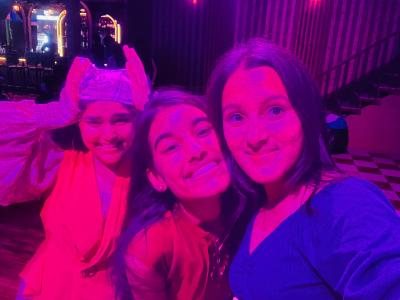
#> input picture opencv/photos/19870.jpg, 400 x 300 px
$ python gradienceANDedgedetection.py
#> lines starting #> are read from the running program, lines starting #| are printed output that depends on the picture; after the words box and inside, x2 and y2 are one past the last pixel; in counts of white or black regions, pixels touching at a corner belong together
#2 ways to compute edges

import cv2 as cv
import numpy as np

img = cv.imread('photos/19870.jpg')
#> img is the input picture: shape (300, 400, 3); mean B, G, R 119.6, 5.4, 119.4
cv.imshow('Friends', img)


# blank = np.zeros(img.shape, dtype='uint8')
# cv.imshow('Blank', blank)


gray = cv.cvtColor(img, cv.COLOR_BGR2GRAY)
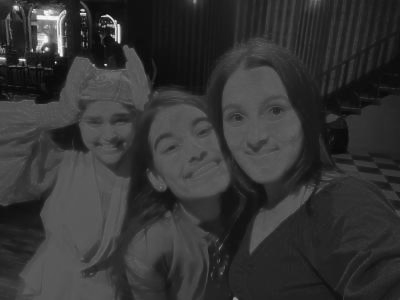
#> gray: shape (300, 400); min 5, max 252, mean 52.5
cv.imshow('Gray', gray)

#laplacian - PENCIL SHADING OF THE IMAGE - edges

lap = cv.Laplacian(gray, cv.CV_64F)
lap = np.uint8(np.absolute(lap))
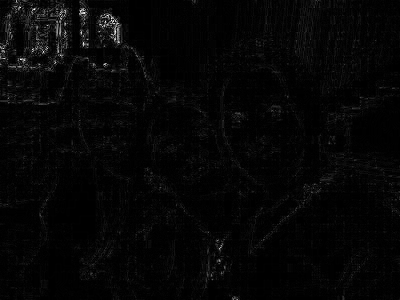
#> lap: shape (300, 400); min 0, max 254, mean 5.8
cv.imshow('Laplaciaan', lap)

#sobel - gradience in the x and the y direction
sobelx = cv.Sobel(gray, cv.CV_64F, 1, 0)
sobely = cv.Sobel(gray, cv.CV_64F, 0, 1)
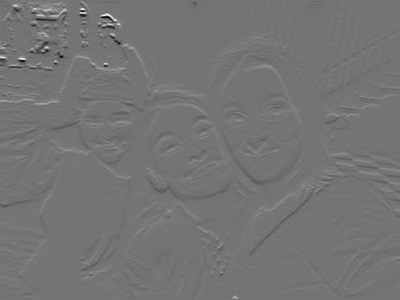
#> sobely: shape (300, 400) float64; min -670, max 794, mean 0.3; drawn with min black and max white
combined_sobel = cv.bitwise_or(sobelx,sobely)
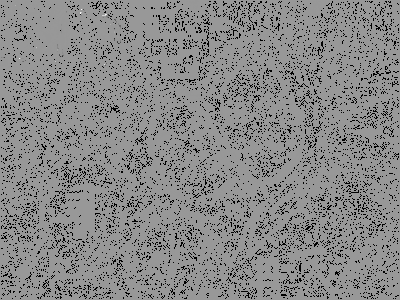
#> combined_sobel: shape (300, 400) float64; 10.62% of the values are NaN or infinite; the others: min -126848, max 85760, mean -52.62; drawn with min black, max white, NaN and infinite black

cv.imshow('Sobel X', sobelx)
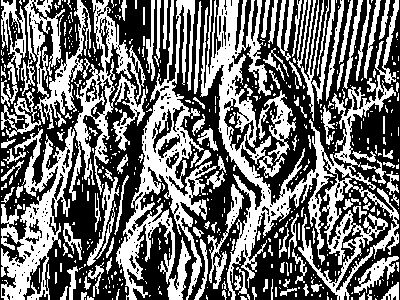
#> window 'Sobel X': shape (300, 400); 44% white; 564 white regions (435 under 20 px), largest, box (x1, y1, x2, y2) and area: (200, 0, 399, 300) 14036, (116, 0, 217, 300) 8394, (1, 127, 75, 300) 4952
cv.imshow('Sobel Y', sobely)
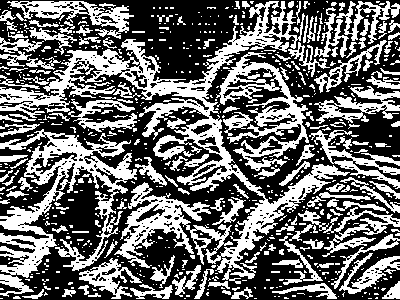
#> window 'Sobel Y': shape (300, 400); 41.8% white; 683 white regions (528 under 20 px), largest, box (x1, y1, x2, y2) and area: (0, 1, 350, 279) 15167, (0, 129, 137, 297) 6773, (216, 52, 309, 171) 3389
cv.imshow('Combined Sobel', combined_sobel)
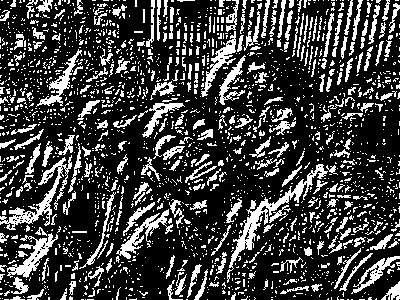
#> window 'Combined Sobel': shape (300, 400); 24.6% white in thin lines or dots


cv.waitKey(0)

$ run again, with opencv/photos/16445.jpg copied over opencv/photos/19870.jpg
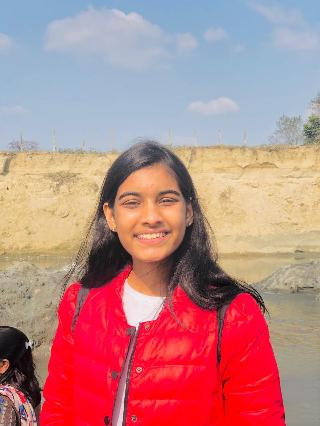
#> input picture opencv/photos/16445.jpg, 320 x 426 px
#> img is the input picture: shape (426, 320, 3); mean B, G, R 134.9, 133.6, 185.9
#> `cv.imshow('Sobel X', sobelx)`:
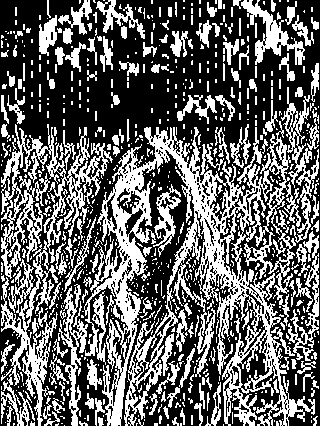
#> window 'Sobel X': shape (426, 320); 39.1% white; 781 white regions (587 under 20 px), largest, box (x1, y1, x2, y2) and area: (84, 121, 315, 426) 21974, (1, 124, 113, 279) 5269, (1, 259, 58, 426) 3073
#> `cv.imshow('Combined Sobel', combined_sobel)`:
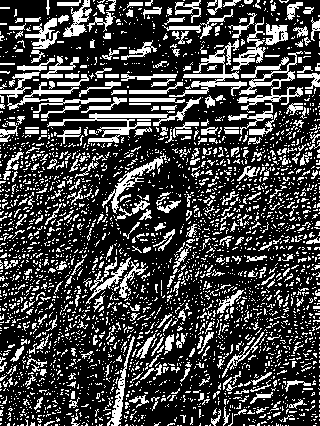
#> window 'Combined Sobel': shape (426, 320); 26.6% white in thin lines or dots

$ run again, with opencv/photos/16529.jpg copied over opencv/photos/19870.jpg
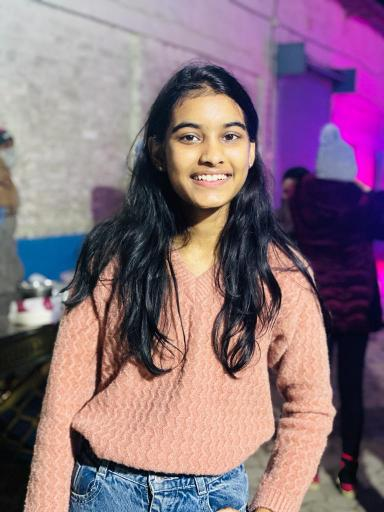
#> input picture opencv/photos/16529.jpg, 384 x 512 px
#> img is the input picture: shape (512, 384, 3); mean B, G, R 125.4, 111.9, 136.9
#> `cv.imshow('Combined Sobel', combined_sobel)`:
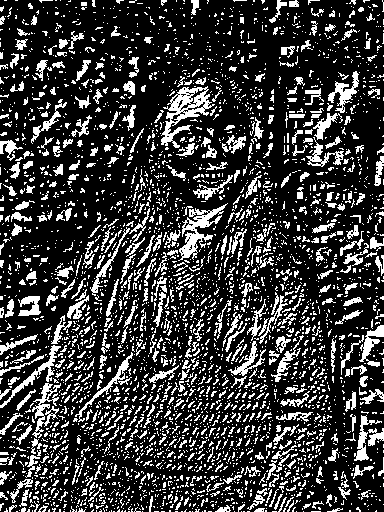
#> window 'Combined Sobel': shape (512, 384); 22.6% white in thin lines or dots
